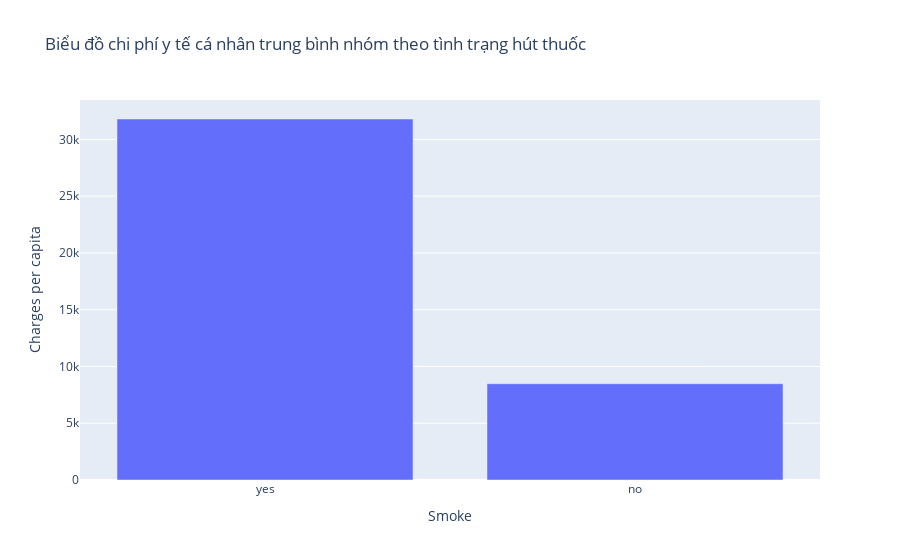

Here is the notebook cell this chart was saved with:
### Markdown cell above
#### Smoker

### Code cell
df_temp = train_df.groupby(train_df['smoker'])['charges'].agg(['mean']).sort_values(by=['mean'], ascending=False)
#print(df_temp)
fig = px.bar(df_temp, x=df_temp.index, y='mean', labels={'mean': 'Charges per capita', 'x': 'Smoke'},
              title='Biểu đồ chi phí y tế cá nhân trung bình nhóm theo tình trạng hút thuốc')
fig.show()

### Figure 1 — Plotly figure (JSON) as saved in the notebook; plotly's stock layout.template omitted (floating-point values rounded to 4 significant figures)
{"data": [{"alignmentgroup": "True", "hovertemplate": "Smoke=%{x}<br>Charges per capita=%{y}<extra></extra>", "legendgroup": "", "marker": {"color": "#636efa"}, "name": "", "offsetgroup": "", "orientation": "v", "showlegend": false, "textposition": "auto", "type": "bar", "x": ["yes", "no"], "xaxis": "x", "y": [31800.0, 8479.0], "yaxis": "y"}], "layout": {"barmode": "relative", "legend": {"tracegroupgap": 0}, "title": {"text": "Biểu đồ chi phí y tế cá nhân trung bình nhóm theo tình trạng hút thuốc"}, "xaxis": {"anchor": "y", "domain": [0, 1], "title": {"text": "Smoke"}}, "yaxis": {"anchor": "x", "domain": [0, 1], "title": {"text": "Charges per capita"}}}}
